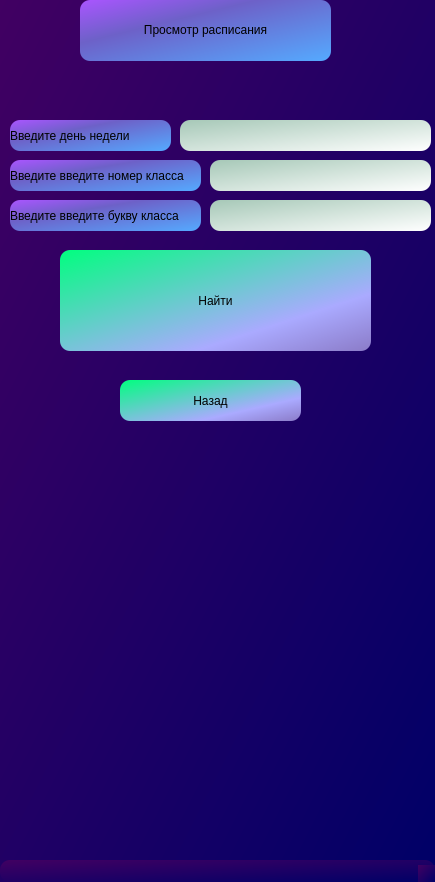
<?xml version="1.0" encoding="UTF-8"?>
<ui version="4.0">
 <class>MainWindow</class>
 <widget class="QMainWindow" name="MainWindow">
  <property name="geometry">
   <rect>
    <x>0</x>
    <y>0</y>
    <width>435</width>
    <height>882</height>
   </rect>
  </property>
  <property name="windowTitle">
   <string>MainWindow</string>
  </property>
  <property name="styleSheet">
   <string notr="true">background-color: qlineargradient(spread:pad, x1:0, y1:0, x2:1, y2:1, stop:0 rgba(65, 0, 98, 255), stop:1 rgba(0, 0, 103, 255));
border-radius: 10px;
</string>
  </property>
  <widget class="QWidget" name="centralwidget">
   <widget class="QLabel" name="label_4">
    <property name="geometry">
     <rect>
      <x>80</x>
      <y>0</y>
      <width>251</width>
      <height>61</height>
     </rect>
    </property>
    <property name="toolTip">
     <string>&lt;html&gt;&lt;head/&gt;&lt;body&gt;&lt;p align=&quot;center&quot;&gt;Редактирование ученика&lt;/p&gt;&lt;/body&gt;&lt;/html&gt;</string>
    </property>
    <property name="whatsThis">
     <string>&lt;html&gt;&lt;head/&gt;&lt;body&gt;&lt;p align=&quot;center&quot;&gt;Редактирование ученика&lt;/p&gt;&lt;/body&gt;&lt;/html&gt;</string>
    </property>
    <property name="styleSheet">
     <string notr="true">background-color: qlineargradient(spread:pad, x1:0, y1:0, x2:1, y2:1, stop:0 rgba(170, 85, 255, 255), stop:0.353234 rgba(109, 97, 200, 255), stop:1 rgba(85, 170, 255, 255));</string>
    </property>
    <property name="text">
     <string>&lt;html&gt;&lt;head/&gt;&lt;body&gt;&lt;p align=&quot;center&quot;&gt;Просмотр расписания&lt;/p&gt;&lt;/body&gt;&lt;/html&gt;</string>
    </property>
   </widget>
   <widget class="QLabel" name="label_8">
    <property name="geometry">
     <rect>
      <x>20</x>
      <y>200</y>
      <width>151</width>
      <height>31</height>
     </rect>
    </property>
    <property name="styleSheet">
     <string notr="true">background-color: rgb(255, 167, 15);</string>
    </property>
    <property name="text">
     <string>Введите новый данные</string>
    </property>
   </widget>
   <widget class="QPushButton" name="finish">
    <property name="geometry">
     <rect>
      <x>60</x>
      <y>250</y>
      <width>311</width>
      <height>101</height>
     </rect>
    </property>
    <property name="styleSheet">
     <string notr="true">background-color: qlineargradient(spread:pad, x1:0, y1:0, x2:1, y2:1, stop:0 rgba(0, 255, 127, 255), stop:0.716418 rgba(170, 170, 255, 255), stop:1 rgba(139, 123, 200, 255));</string>
    </property>
    <property name="text">
     <string>Найти</string>
    </property>
   </widget>
   <widget class="QPushButton" name="back">
    <property name="geometry">
     <rect>
      <x>120</x>
      <y>380</y>
      <width>181</width>
      <height>41</height>
     </rect>
    </property>
    <property name="styleSheet">
     <string notr="true">background-color: qlineargradient(spread:pad, x1:0, y1:0, x2:1, y2:1, stop:0 rgba(0, 255, 127, 255), stop:0.716418 rgba(170, 170, 255, 255), stop:1 rgba(139, 123, 200, 255));</string>
    </property>
    <property name="text">
     <string>Назад</string>
    </property>
   </widget>
   <widget class="QLabel" name="label_12">
    <property name="geometry">
     <rect>
      <x>10</x>
      <y>120</y>
      <width>161</width>
      <height>31</height>
     </rect>
    </property>
    <property name="styleSheet">
     <string notr="true">background-color: qlineargradient(spread:pad, x1:0, y1:0, x2:1, y2:1, stop:0 rgba(170, 85, 255, 255), stop:0.353234 rgba(109, 97, 200, 255), stop:1 rgba(85, 170, 255, 255));</string>
    </property>
    <property name="text">
     <string>Введите день недели</string>
    </property>
   </widget>
   <widget class="QLineEdit" name="day">
    <property name="geometry">
     <rect>
      <x>180</x>
      <y>120</y>
      <width>251</width>
      <height>31</height>
     </rect>
    </property>
    <property name="styleSheet">
     <string notr="true">background-color: qlineargradient(spread:pad, x1:0, y1:0, x2:1, y2:1, stop:0 rgba(166, 200, 183, 255), stop:1 rgba(255, 255, 255, 255));</string>
    </property>
   </widget>
   <widget class="QLabel" name="label_17">
    <property name="geometry">
     <rect>
      <x>10</x>
      <y>200</y>
      <width>191</width>
      <height>31</height>
     </rect>
    </property>
    <property name="styleSheet">
     <string notr="true">background-color: qlineargradient(spread:pad, x1:0, y1:0, x2:1, y2:1, stop:0 rgba(170, 85, 255, 255), stop:0.353234 rgba(109, 97, 200, 255), stop:1 rgba(85, 170, 255, 255));</string>
    </property>
    <property name="text">
     <string>Введите введите букву класса</string>
    </property>
   </widget>
   <widget class="QLineEdit" name="class_number">
    <property name="geometry">
     <rect>
      <x>210</x>
      <y>160</y>
      <width>221</width>
      <height>31</height>
     </rect>
    </property>
    <property name="styleSheet">
     <string notr="true">background-color: qlineargradient(spread:pad, x1:0, y1:0, x2:1, y2:1, stop:0 rgba(166, 200, 183, 255), stop:1 rgba(255, 255, 255, 255));</string>
    </property>
   </widget>
   <widget class="QLabel" name="label_18">
    <property name="geometry">
     <rect>
      <x>10</x>
      <y>160</y>
      <width>191</width>
      <height>31</height>
     </rect>
    </property>
    <property name="styleSheet">
     <string notr="true">background-color: qlineargradient(spread:pad, x1:0, y1:0, x2:1, y2:1, stop:0 rgba(170, 85, 255, 255), stop:0.353234 rgba(109, 97, 200, 255), stop:1 rgba(85, 170, 255, 255));</string>
    </property>
    <property name="text">
     <string>Введите введите номер класса</string>
    </property>
   </widget>
   <widget class="QLineEdit" name="class_char">
    <property name="geometry">
     <rect>
      <x>210</x>
      <y>200</y>
      <width>221</width>
      <height>31</height>
     </rect>
    </property>
    <property name="styleSheet">
     <string notr="true">background-color: qlineargradient(spread:pad, x1:0, y1:0, x2:1, y2:1, stop:0 rgba(166, 200, 183, 255), stop:1 rgba(255, 255, 255, 255));</string>
    </property>
   </widget>
  </widget>
  <widget class="QMenuBar" name="menubar">
   <property name="geometry">
    <rect>
     <x>0</x>
     <y>0</y>
     <width>435</width>
     <height>26</height>
    </rect>
   </property>
  </widget>
  <widget class="QStatusBar" name="statusbar"/>
 </widget>
 <resources/>
 <connections/>
</ui>
